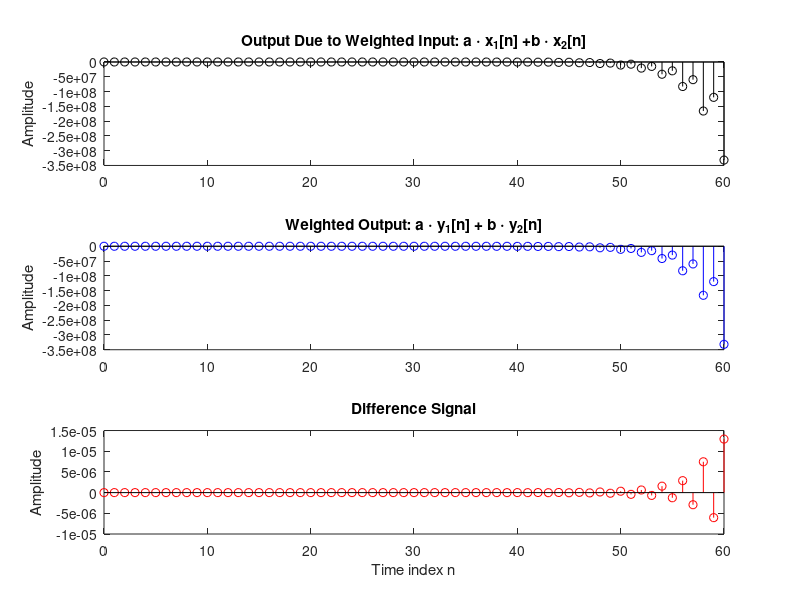

Reproduce this figure in MATLAB.
%Cau 2_1: Kiểm tra sự tuyến tính của hệ thống:

clf;
n = 0:60;
a = 2;b = -3;
x1 = cos(2*pi*0.02*n);
x2 = cos(2*pi*0.05*n);
x = a*x1 + b*x2;
num = [3 5 0 -2 1 0];   % Hệ số của x
den = [2 0 -4 1 0 -2];  % Hệ số của y
ic = [0 0 0 0 0 ];

%T[x(n)] = ax1(n) + bx2
y = filter(num,den,x,ic); 

% y(n) =ay1[x(n)] +by2[x(n)]
y1 = filter(num,den,x1,ic); 
y2 = filter(num,den,x2,ic); 
yt = a*y1 + b*y2; 

d = y - yt; 

subplot(3,1,1)
stem(n,y,'k');
ylabel('Amplitude');
title('Output Due to Weighted Input: a \cdot x_{1}[n] +b \cdot x_{2}[n]');

subplot(3,1,2)
stem(n,yt,'b');
ylabel('Amplitude');
title('Weighted Output: a \cdot y_{1}[n] + b \cdot y_{2}[n]');

subplot(3,1,3)
stem(n,d,'r');
xlabel('Time index n');ylabel('Amplitude');
title('Difference Signal');
% Phương trình không tuyến tính vì từ biểu đồ khác biệt d ta thấy có những điểm khác không